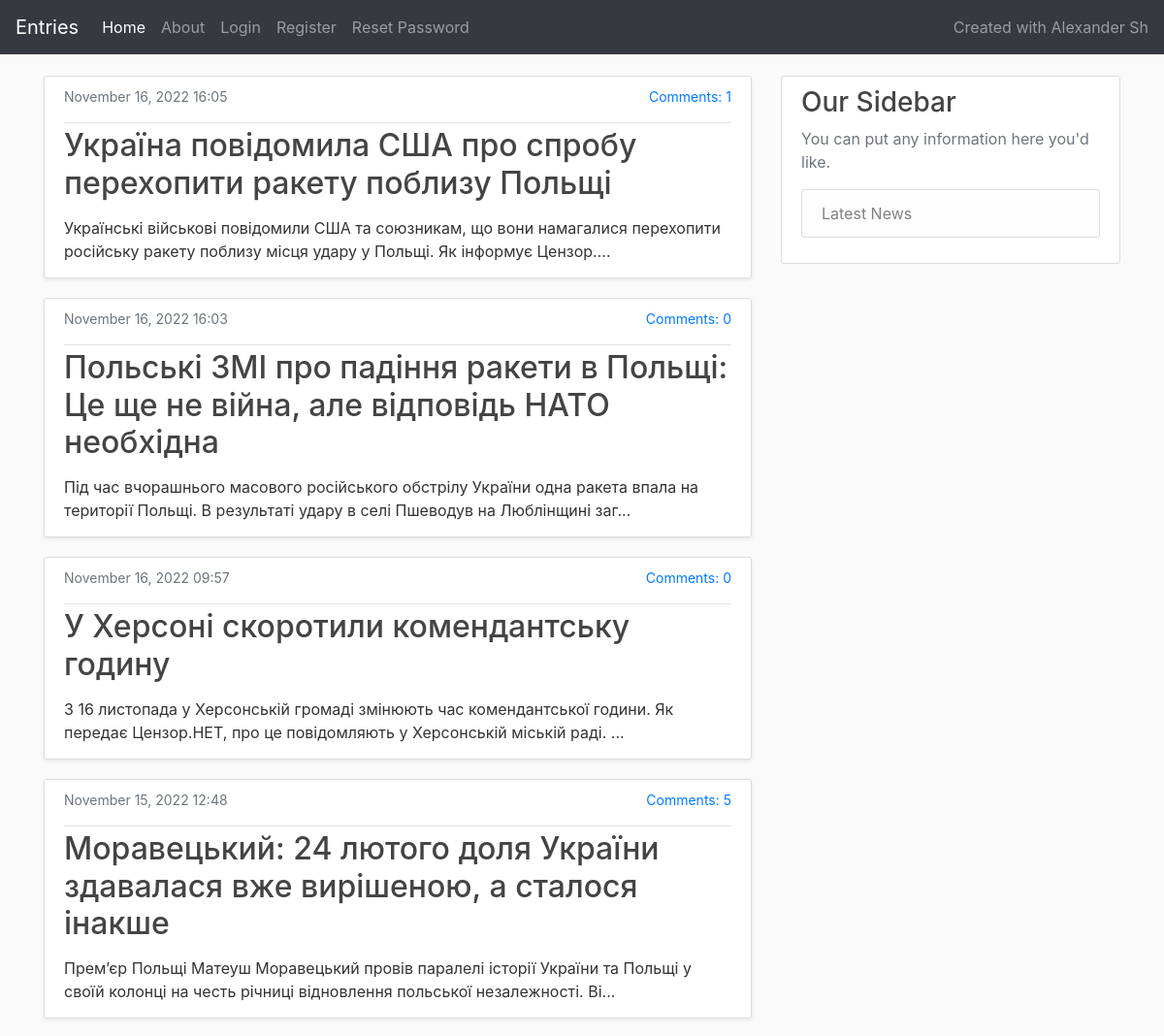
The app's page / (upper part), older data.
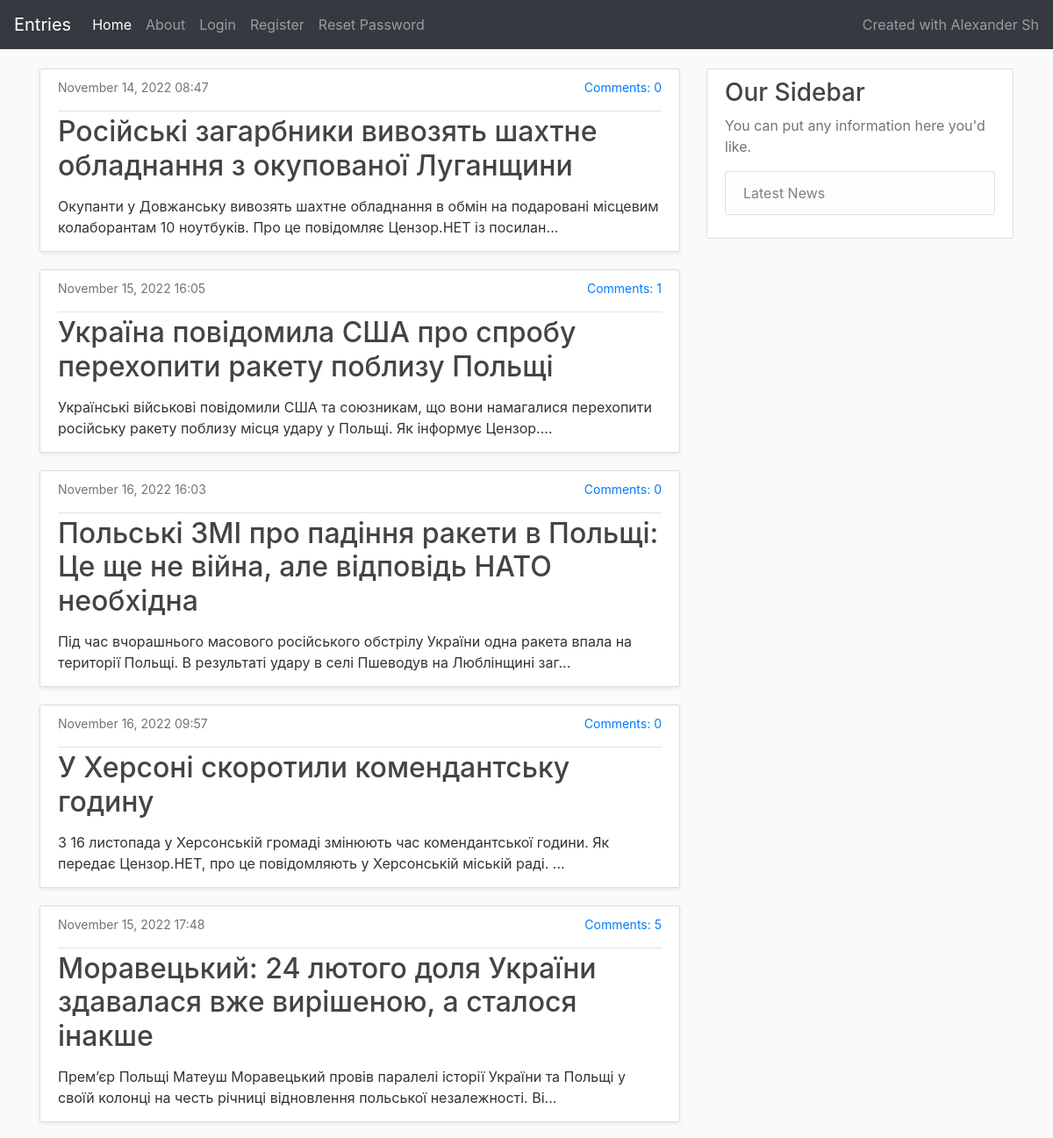
The same page, newer data.
### content/models.py (models this page shows)
class Entry(models.Model):
    title = models.CharField(max_length=100)
    content = models.TextField()
    user_id = models.IntegerField(null=False)
    created_at = models.DateTimeField(default=timezone.now)
    updated_at = models.DateTimeField(default=timezone.now)
    class Meta:
        db_table = "base_entry"

### base/views.py (the view)
# urls.py: path('', views.index, name='index'),
def index(request):
    entries = Entry.objects.all().order_by('-id')[:10:1]
    context = {
        'entries': entries,
    }
    return render(request, 'home.html', context)

### base/templates/home.html (shortened to what this page needs)
{% extends "index.html" %}
{% block content %}
    {% for entry in entries %}
        <article class="media content-section shadow-sm">
            <div class="media-body">
              <div class="article-metadata">
                  <small style="float: right">
                   <a href="{% url 'details' entry.id  %}#comments">Comments: {{ entry.comments.all.count }}</a>
                </small>
                <small class="text-muted">{{ entry.created_at|date:"F d, Y H:i" }}</small>
              </div>
              <h2><a class="article-title" href="{% url 'details' entry.id  %}">{{ entry.title }}</a></h2>
                <p class="article-content">
                    {{ entry.content|slice:"0:150" }}...
                </p>
            </div>
        </article>
    {% endfor %}
{% endblock content %}

Row changes from the older to the newer data that the page shows:
added Entry: comments.all.count "0", created_at "November 14, 2022 08:47", title "Російські загарбники вивозять шахтне обладнання з окупованої Луганщини", content "Окупанти у Довжанську вивозять шахтне обладнання в обмін на подаровані місцевим колаборантам 10 ноутбуків. Про це повідомляє Цензор.НЕТ із посилан"
changed Entry "Україна повідомила США про спробу перехопити ракету поблизу Польщі": created_at "November 16, 2022 16:05" → "November 15, 2022 16:05"
changed Entry "Моравецький: 24 лютого доля України здавалася вже вирішеною, а сталося інакше": created_at "November 15, 2022 12:48" → "November 15, 2022 17:48"
